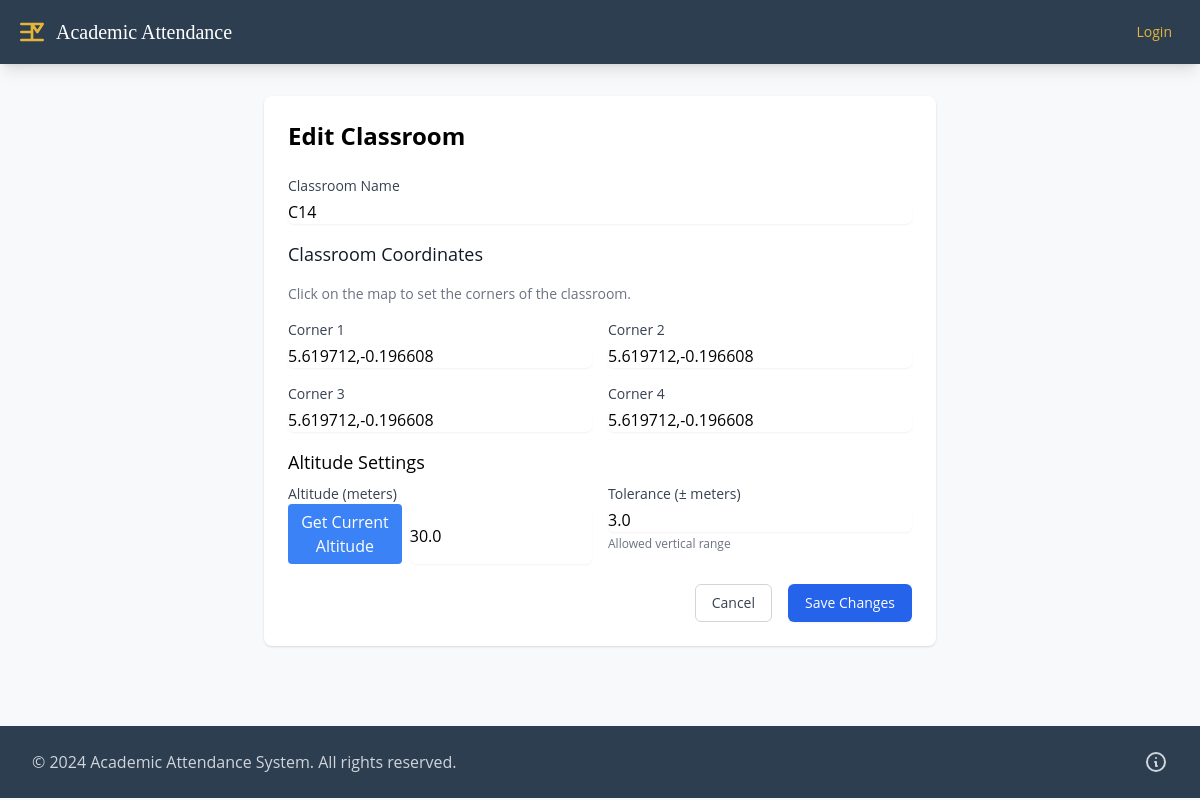
The page /admin/classrooms/edit/1 on the database as committed earlier.
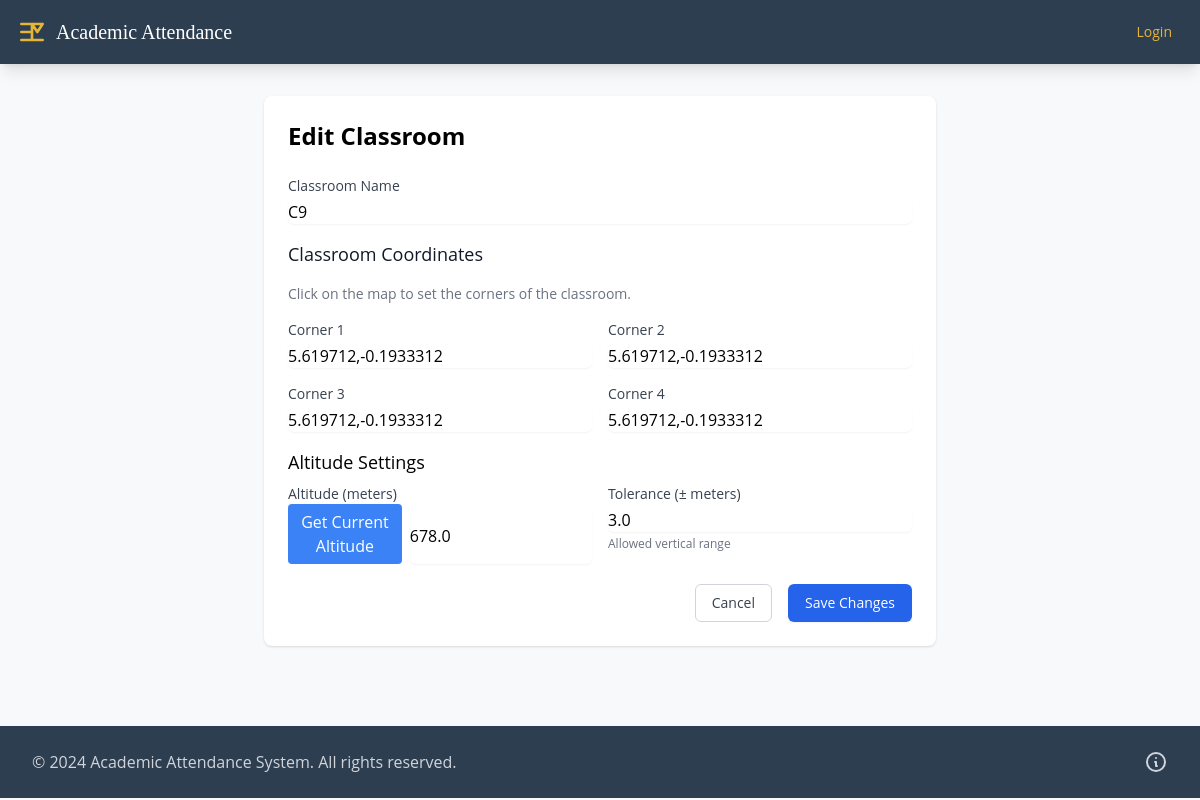
The same page on the database as committed later.
### app.py (models this page shows)
class Classroom(db.Model):
    id = db.Column(db.Integer, primary_key=True)
    name = db.Column(db.String(100), unique=True, nullable=False)
    coordinates = db.Column(db.Text, nullable=False)  # Store coordinates as a JSON string
    altitude = db.Column(db.Float, default=0.0)  # In meters
    altitude_tolerance = db.Column(db.Float, default=3.0)  # Changed from 10.0 to 3.0

### app.py (the view, shortened to what this page needs)
@app.route('/admin/classrooms/edit/<int:classroom_id>', methods=['GET', 'POST'])
@csrf.exempt
def edit_classroom(classroom_id):
    classroom = Classroom.query.get_or_404(classroom_id)
    coordinates = json.loads(classroom.coordinates)
    return render_template('admin/classrooms/edit.html', classroom=classroom, coordinates=coordinates)

### app.py (called while the page is built)
@app.context_processor
def inject_csrf_token():
    return dict(csrf_token=generate_csrf)

### templates/admin/classrooms/edit.html (shortened to what this page needs)
{% extends "base.html" %}
{% block content %}
<div class="max-w-2xl mx-auto bg-white shadow rounded-lg p-6">
    <h2 class="text-2xl font-bold mb-6">Edit Classroom</h2>
    <form id="editClassroomForm" class="space-y-4">
        <div>
            <label class="block text-sm font-medium text-gray-700">Classroom Name</label>
            <input type="text" name="name" required value="{{ classroom.name }}"
                   class="mt-1 block w-full rounded-md border-gray-300 shadow-sm focus:border-blue-500 focus:ring-blue-500">
        </div>
        <div class="space-y-4">
            <h3 class="text-lg font-medium text-gray-900">Classroom Coordinates</h3>
            <p class="text-sm text-gray-500">Click on the map to set the corners of the classroom.</p>
            <div class="grid grid-cols-2 gap-4">
                <div>
                    <label class="block text-sm font-medium text-gray-700">Corner 1</label>
                    <input type="text" name="corner1" required value="{{ coordinates[0] }}"
                           class="mt-1 block w-full rounded-md border-gray-300 shadow-sm">
                </div>
                <div>
                    <label class="block text-sm font-medium text-gray-700">Corner 2</label>
                    <input type="text" name="corner2" required value="{{ coordinates[1] }}"
                           class="mt-1 block w-full rounded-md border-gray-300 shadow-sm">
                </div>
                <div>
                    <label class="block text-sm font-medium text-gray-700">Corner 3</label>
                    <input type="text" name="corner3" required value="{{ coordinates[2] }}"
                           class="mt-1 block w-full rounded-md border-gray-300 shadow-sm">
                </div>
                <div>
                    <label class="block text-sm font-medium text-gray-700">Corner 4</label>
                    <input type="text" name="corner4" required value="{{ coordinates[3] }}"
                           class="mt-1 block w-full rounded-md border-gray-300 shadow-sm">
                </div>
            </div>
        </div>
        <div class="mt-4">
            <h3 class="text-lg font-medium">Altitude Settings</h3>
            <div class="grid grid-cols-2 gap-4 mt-2">
                <div>
                    <label class="block text-sm font-medium text-gray-700">Altitude (meters)</label>
                    <div class="flex gap-2">
                        <button type="button" onclick="getAltitude()" class="bg-blue-500 text-white px-3 py-1.5 rounded">
                            Get Current Altitude
                        </button>
                        <input type="number" step="0.1" name="altitude" id="altitudeInput"
                               value="{{ classroom.altitude }}" required
                               class="mt-1 block w-full rounded-md border-gray-300 shadow-sm">
                    </div>
                </div>
                <div>
                    <label class="block text-sm font-medium text-gray-700">Tolerance (± meters)</label>
                    <input type="number" step="0.1" name="altitude_tolerance"
                           value="{{ classroom.altitude_tolerance }}" required
                           class="mt-1 block w-full rounded-md border-gray-300 shadow-sm">
                    <p class="text-xs text-gray-500 mt-1">Allowed vertical range</p>
                </div>
            </div>
        </div>
        <div class="flex justify-end space-x-4 mt-6">
            <a href="{{ url_for('list_classrooms') }}"
               class="px-4 py-2 border border-gray-300 rounded-md text-sm font-medium text-gray-700 hover:bg-gray-50">
                Cancel
            </a>
            <button type="submit"
                    class="px-4 py-2 border border-transparent rounded-md shadow-sm text-sm font-medium text-white bg-blue-600 hover:bg-blue-700">
                Save Changes
            </button>
        </div>
    </form>
</div>
{% endblock %}

Rows that differ between the two databases and show on the page:
changed Classroom: name "C14" → "C9"; altitude "30.0" → "678.0"
Other text that changed with them:
form field corner1: "5.619712,-0.196608" → "5.619712,-0.1933312"
form field corner2: "5.619712,-0.196608" → "5.619712,-0.1933312"
form field corner3: "5.619712,-0.196608" → "5.619712,-0.1933312"
form field corner4: "5.619712,-0.196608" → "5.619712,-0.1933312"
